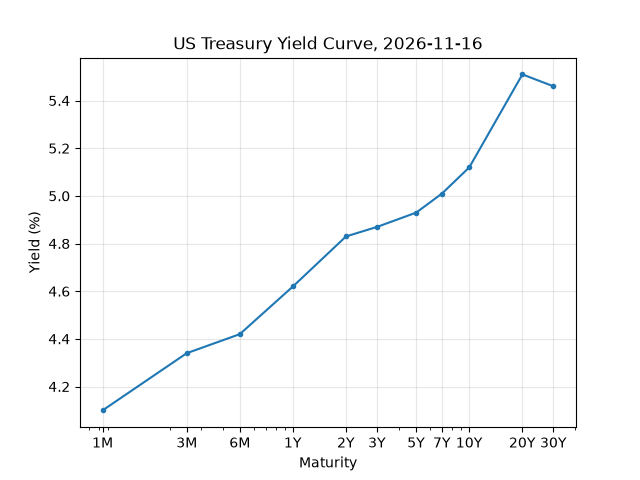

Source code (Python):
import os
from pathlib import Path
import pandas as pd
from dotenv import load_dotenv
from matplotlib import pyplot as plt
from src.bond_functions import get_recent

load_dotenv()
api_key = os.environ["FRED_API_KEY"]


# noinspection DuplicatedCode
def main():
    maturities = {
        "DGS1MO": 1/12, "DGS3MO": 1/4, "DGS6MO": 1/2,
        "DGS1": 1, "DGS2": 2, "DGS3": 3, "DGS5": 5,
        "DGS7": 7, "DGS10": 10, "DGS20": 20, "DGS30": 30,
    }
    durations = list(maturities.values())

    curves: pd.DataFrame = pd.concat([get_recent(i, api_key, 10, False) for i in maturities], axis=1)
    curves = curves.dropna()

    print(curves)

    latest_date = curves.index.max()
    latest: pd.Series = curves.loc[latest_date]

    plt.plot(durations, latest.values, marker="o", markersize=3)
    plt.xscale("log")
    plt.xticks(durations, ("1M", "3M", "6M", "1Y", "2Y", "3Y", "5Y", "7Y", "10Y", "20Y", "30Y"))
    plt.xlabel("Maturity")
    plt.ylabel("Yield (%)")
    plt.title(f"US Treasury Yield Curve, {latest_date:%Y-%m-%d}")
    plt.grid(alpha=0.3)
    plt.savefig(Path(__file__).with_name("yield-curve.png"))
    plt.show()


if __name__ == "__main__":
    main()
